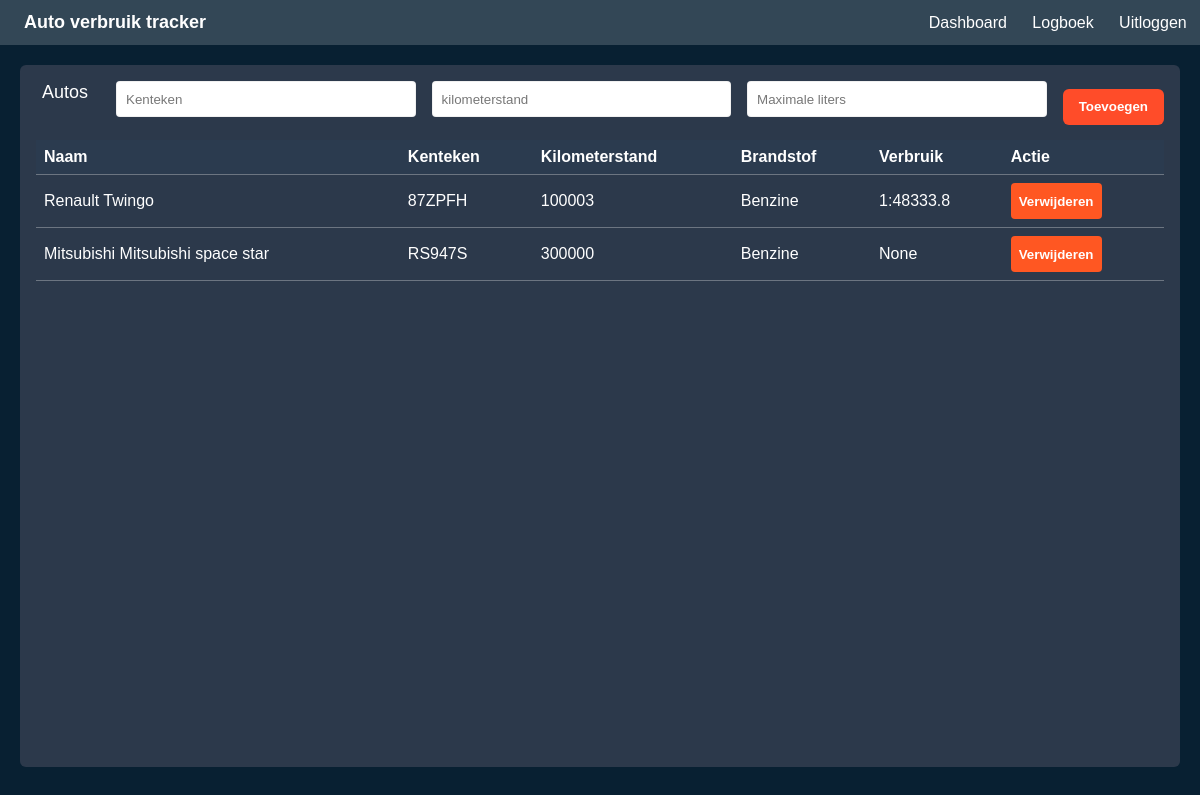
Before: /cars (signed in) with the older database file.
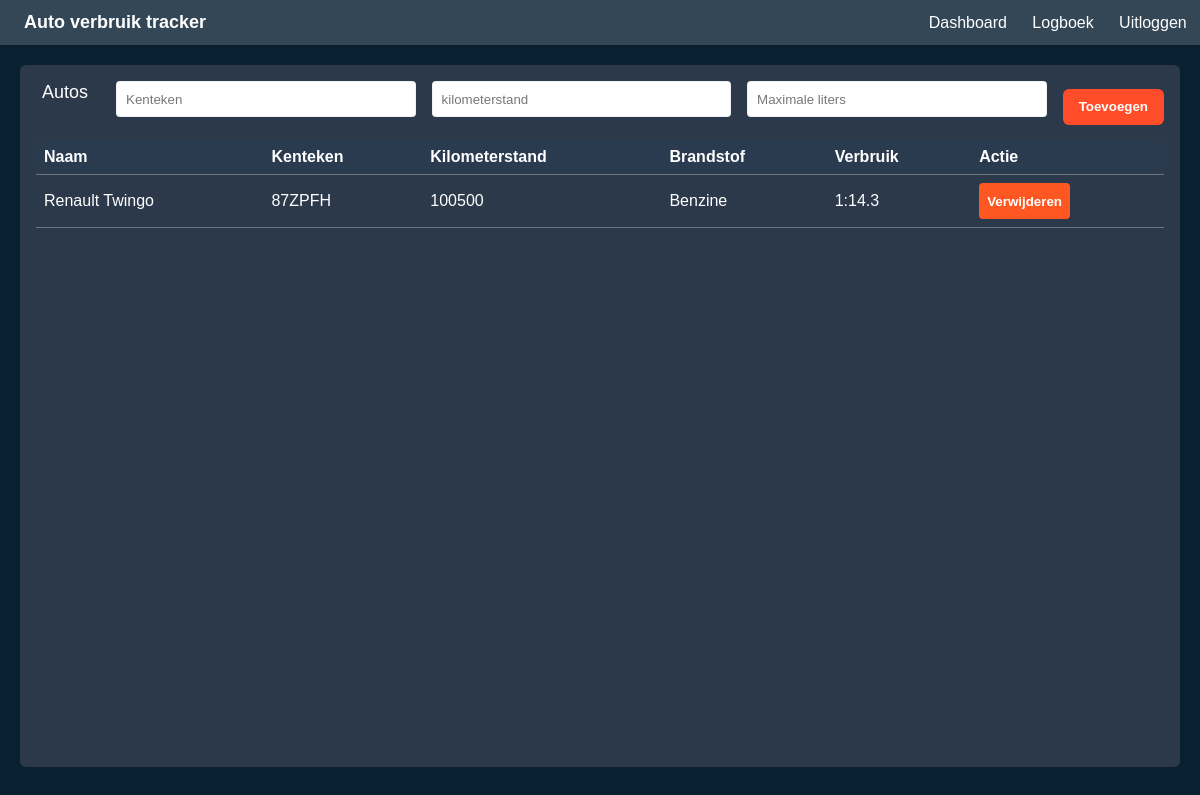
After: the same page with the newer database file.
### tables this page shows
CREATE TABLE cars (car_id INTEGER PRIMARY KEY AUTOINCREMENT, user_id int, car_name varchar (255), car_licenseplate varchar (10), car_kilometers int, car_fueltype char (32), car_maxliter int, car_avrfuelusage varchar (64));

### app.py (the view)
@app.route("/cars", methods=['GET'])
def cars():
    if authicated():
        return cars_get(request)
    else:
        return redirect(url_for("login"))

### src/auth.py (called while the page is built)
def authicated():
    if 'user' in session:
        return True
    else:
        return False

### src/car_management.py (called while the page is built)
def cars_get(request=None):
    cars = db.execute("SELECT * FROM cars WHERE user_id = ?", (session['user'],)).fetchall()
    try:
        message = error
    except:
        message = ""
    html = ""
    for car in cars:
        html += f"""
        <tr>
        <td>{car[2]}</td>
        <td>{car[3]}</td>
        <td>{car[4]}</td>
        <td>{car[5]}</td>
        <td>{car[7]}</td>
        <td>
            <form method='post' action='{ url_for("deletecar") }'>
                <input type='hidden' name='car_id' value='{car[0]}'><button class='btn' type='submit'>Verwijderen</button>
            </form>
        </td>
        </tr>
        """
    return render_template("cars.html", table=html, message=message)

### templates/cars.html (shortened to what this page needs)
<!DOCTYPE html>
<html lang="nl">
<head>
  <link rel="stylesheet" href="static\style.css" />
</head>
<body>
  <header class="navbar">
    <div class="navbar__left">
      <a class="logo">Auto verbruik tracker</a>
    </div>
    <nav class="navbar__right">
      <a class="nav-link" href={{url_for("dashboard")}}>Dashboard</a>
      <a class="nav-link" href={{url_for("log")}}>Logboek</a>
      <a href={{url_for("logout")}} class="nav-link">Uitloggen</a>
    </nav>
  </header>
  <main class="shell">
    <section class="board">
      <div class="board__side-title">Autos</div>
       <form method="post">
          <div class="board__controls">
            <input type="text" class="field" placeholder="Kenteken" name="license_plate" required/>
            <input type="number" class="field" placeholder="kilometerstand" name="kilometers" required/>
            <input type="number" class="field" placeholder="Maximale liters" name="max_liters" required/>
            <button class="btn" name="btn" value="Toevoegen" type="submit" formaction="{{ url_for('addcar') }}">Toevoegen</button>
          </div>
      </form>
      <div class="board__list">
        <table>
                <thead>
                    <tr>
                        <th>Naam</th>
                        <th>Kenteken</th>
                        <th>Kilometerstand</th>
                        <th>Brandstof</th>
                        <th>Verbruik</th>
                        <th>Actie</th>
                    </tr>
                </thead>
                <tbody>
                    {{ table | safe }}
                </tbody>
            </table>
      </div>
    </section>
  </main>
</body>
</html>

### static/style.css (style rules this page uses)
:root { --bg: #082032; --panel: #2C394B; --label: white; --text: #222; --nav: #334756; --button_color: #FF4C29; --button_text: white; --logo_color: white; --radius: 8px; --gap: 20px; }
body { margin: 0; font-family: Arial, sans-serif; background: var(--bg); }
.navbar { background: var(--label); padding: 12px 25px; display: flex; justify-content: space-between; align-items: center; border-bottom: 2px solid #ddd; }
.navbar .logo { margin: 0; font-size: 18px; }
.navbar a { margin-left: 20px; color: var(--logo_color); text-decoration: none; }
.btn { background: var(--button_color); border: none; padding: 12px; color: var(--button_text); border-radius: 4px; cursor: pointer; }
* { box-sizing: border-box; }
html, body { height: 100%; }
body { margin: 0; font-family: Arial, Helvetica, sans-serif; background: var(--bg); color: var(--text); }
.navbar__right { display: flex; gap: 2%; }
.nav-link { color: var(--text); text-decoration: none; }
.shell { padding: 16px; min-height: calc(100vh - 58px); display: grid; }
.board { background: var(--panel); border-radius: 6px; padding: 18px 22px 22px; height: 100%; display: grid; grid-template-rows: auto 1fr; position: relative; }
.board__side-title { position: absolute; top: 18px; left: 22px; color: var(--label); font-size: 18px; line-height: 1; }
.board__controls { display: flex; justify-content: center; align-items: center; gap: 16px; padding-left: 80px; margin-top: 2px; margin-bottom: 8px; }
.field { height: 36px; min-width: 160px; padding: 0 12px; border: none; border-radius: 4px; background: var(--label); color: #333; box-shadow: 0 0 0 1px rgba(0,0,0,.06) inset; }
.field::placeholder { color: #777; }
.btn { height: 36px; padding: 0 16px; border: none; border-radius: 6px; background: var(--button_color); color: #fff; font-weight: 600; cursor: pointer; }
.board__list { display: grid; place-items: center; }
.navbar { background: var(--nav); border-bottom: 2px solid var(--border); padding: 12px 24px; display: flex; align-items: center; justify-content: space-between; }
.logo { color: var(--text); text-decoration: none; font-weight: 600; }
.nav-link { color: #444; text-decoration: none; }
.shell { padding: 20px; }
.board { background: var(--panel); border-radius: 6px; min-height: 60vh; padding: 14px 16px 16px; display: grid; grid-template-rows: auto 1fr; }
.board__list { background: transparent; border-radius: 4px; min-height: 45vh; display: grid; place-items: start; font-family: Arial, sans-serif; color: var(--button_text); }
.board__list table { width: 100%; border-collapse: collapse; }
.board__list th, .board__list td { padding: 8px; border-bottom: 1px solid rgba(255, 255, 255, 0.3); text-align: left; color: white; }
.board__list th { background-color: #2b3b4f; position: sticky; top: 0; z-index: 1; }
.board__list button { padding: 4px 8px; cursor: pointer; color: white; background-color: #ff5722; border: none; border-radius: 4px; }
.field { display: block; width: 100%; margin-bottom: 15px; padding: 10px; }

Changed rows visible on the page:
removed cars: car_licenseplate "Renault Twingo 87ZPFH 100003 Benzine 1:48333.8 Verwijderen Mitsubishi Mitsubishi space star RS947S 300000 Benzine None Verwijderen"
added cars: car_fueltype "Renault Twingo 87ZPFH 100500 Benzine 1:14.3 Verwijderen"
